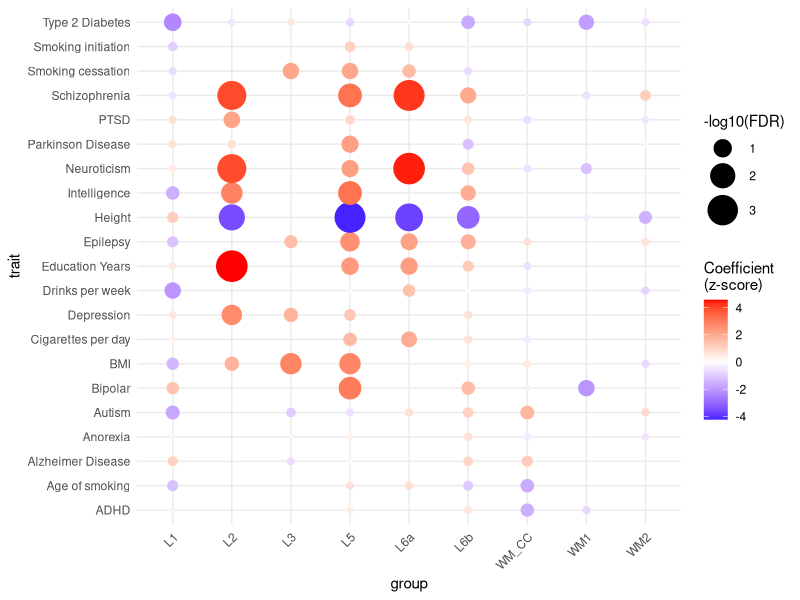
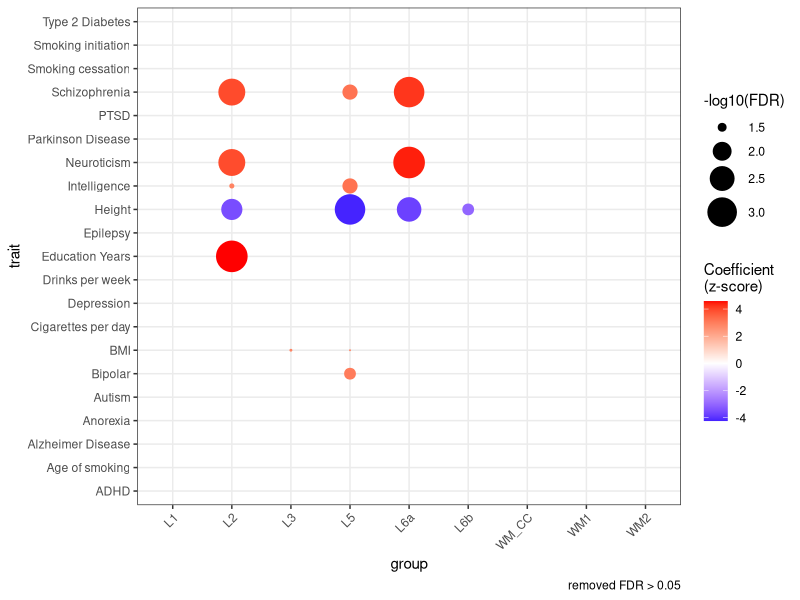

Recreate these plots in R, in order.
setwd('/dcs04/lieber/marmaypag/spatialdACC_LIBD4125/spatialdACC/')

library(ggplot2)
library(RColorBrewer)
library(here)

###load LDSC results
ldsc_results <- read.csv(file=here::here('code','17-2_LDSC_enrichment',
                         'spatial','ldsc_results.csv'))

##########dotplots#############
###make -log10FDR column
ldsc_results$log10fdr <- -log10(ldsc_results$FDR)

####to make nmf only###
#ldsc_results <- ldsc_results[ldsc_results$cell %in% paste0('nmf',c(1:100)),]

####to remove FDR > 0.05
#ldsc_results<-ldsc_results[ldsc_results$FDR<0.05,]

###plot
pdf(here('plots','17-2_LDSC_enrichment','spatial','ldsc_results.pdf'),width=10,height=10)

ggplot(ldsc_results, aes(x = cell, y = trait, size = log10fdr, color = Coefficient_z.score)) +
    geom_point() +
    scale_size_continuous(range = c(0, 10)) + # Set minimum size to zero for the size scale
    scale_color_gradient2(low = 'blue', high = 'red', midpoint = 0,
                          name = "Coefficient\n(z-score)") +
    theme_minimal() +
    theme(axis.text.x = element_text(angle = 45, hjust = 1)) +
    labs(size = "-log10(FDR)",x='group')

ggplot(ldsc_results, aes(x = cell, y = trait, size = ifelse(FDR > 0.05, NA, log10fdr), color = Coefficient_z.score)) +
    geom_point() +
    scale_size_continuous(range = c(0, 10)) + # Set minimum size to zero for the size scale
    scale_color_gradient2(low = 'blue', high = 'red', midpoint = 0,
                          name = "Coefficient\n(z-score)") +
    theme_bw() +
    theme(axis.text.x = element_text(angle = 45, hjust = 1)) +
    labs(size = "-log10(FDR)",x='group',
         caption = "removed FDR > 0.05")

dev.off()
